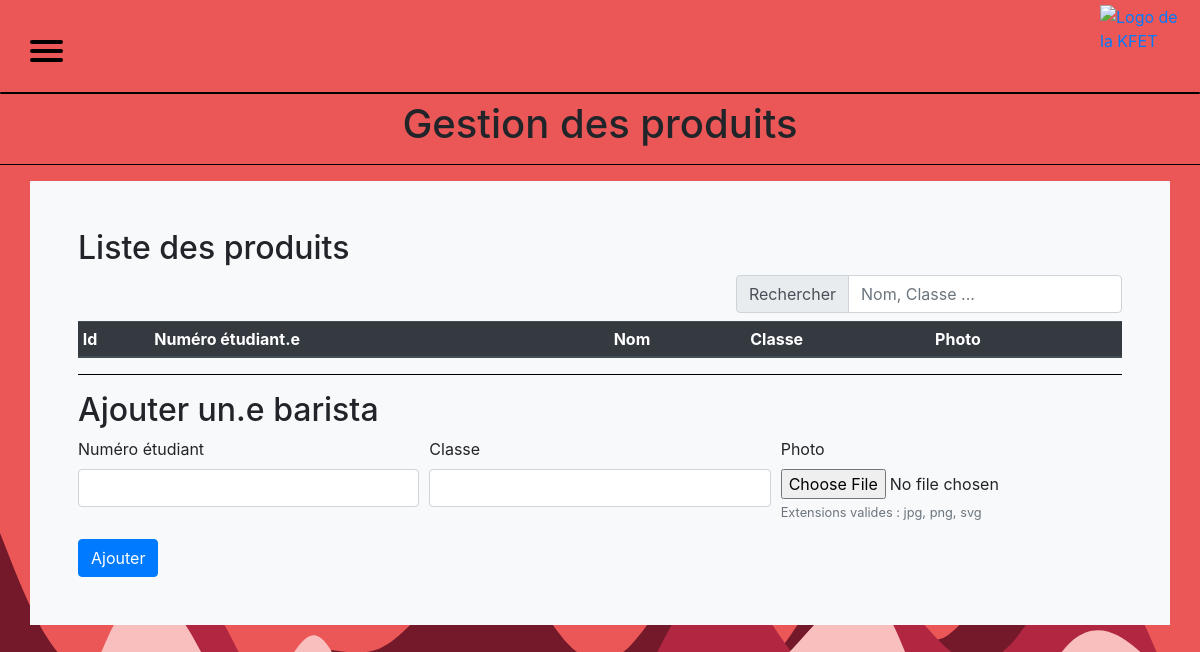
/administrate_baristas.php, run on an earlier commit of the app's database.
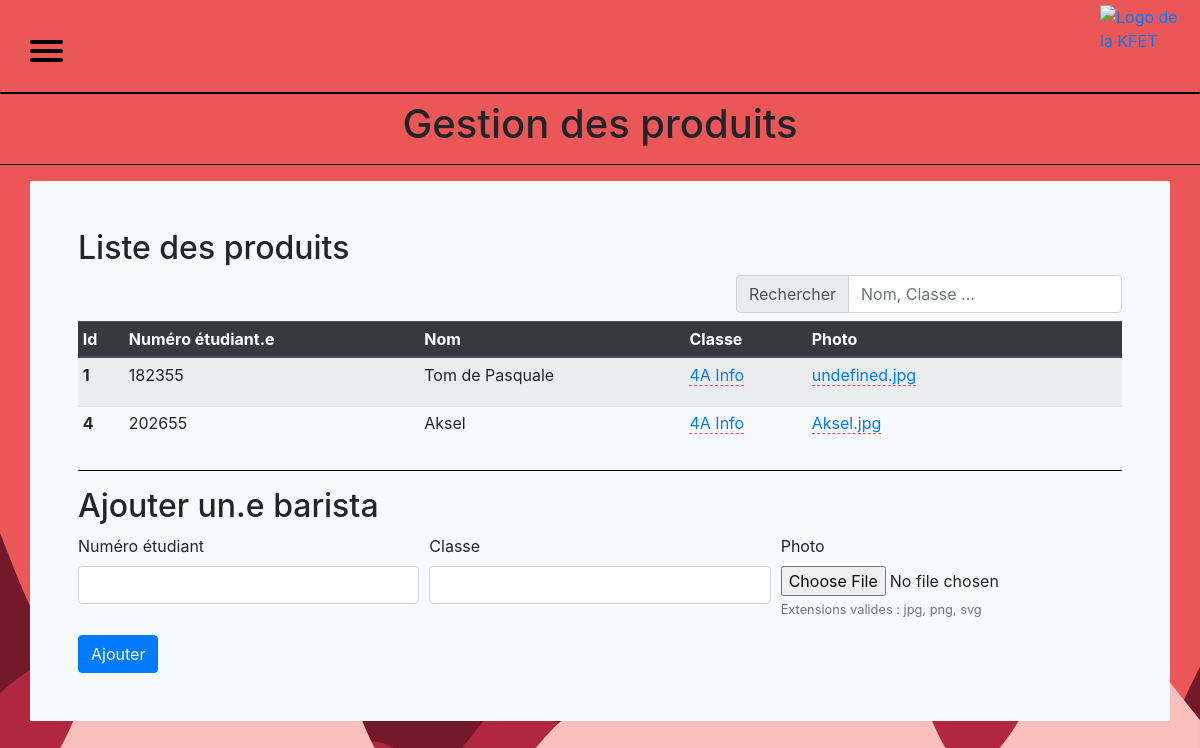
And on a later commit of the database.
### tables this page shows
CREATE TABLE IF NOT EXISTS `baristas` (
  `id` int(11) NOT NULL AUTO_INCREMENT,
  `user_id` int(11) NOT NULL,
  `class` char(255) NOT NULL DEFAULT '',
  `photo` char(255) NOT NULL DEFAULT 'undefined.jpg',
  PRIMARY KEY (`id`)
);

CREATE TABLE IF NOT EXISTS `users` (
  `id` int(11) NOT NULL AUTO_INCREMENT,
  `student_number` mediumint(9) NOT NULL,
  `password` varchar(255) NOT NULL DEFAULT '',
  `username` varchar(255) NOT NULL,
  `bdlc_member` tinyint(1) NOT NULL DEFAULT '0' COMMENT 'Boolean',
  `auth_level` tinyint(4) NOT NULL DEFAULT '0' COMMENT '[0 = basic user | 1 = barista | 2 = admin]',
  `credit` decimal(10,2) NOT NULL DEFAULT '0.00',
  `activated` tinyint(1) NOT NULL DEFAULT '0' COMMENT 'Boolean',
  PRIMARY KEY (`id`)
);

### administrate_baristas.php (the view, shortened to what this page needs)
<!DOCTYPE html>
<html>
<head>
    <?php include('templates/head.php') ?>
    <?php include('templates/administrate_includes.php') ?>
    <link rel="stylesheet" type="text/css" href="css/administrate.css"/>
</head>
<body>
    <?php include('templates/nav.php') ?>
    <main>
        <h1 class="text-center">Gestion des produits</h1>
        <hr>
        <div class="container bg-light p-5">
            <div>
                <h2>Liste des produits</h2>
                <form class="float-right mb-2">
                    <div class="input-group">
                        <div class="input-group-prepend">
                            <label class="input-group-text" for="i-search">Rechercher</label>
                        </div>
                        <input id="i-search" class="form-control filter" data-tablefilter="#table" type="search" placeholder="Nom, Classe ...">
                    </div>
                </form>
                <table id="table" class="table table-hover table-sm sortable-table table-striped bg-light administrate-table">
                    <thead class="thead-dark">
                        <tr>
                            <th scope="col">Id</th>
                            <th scope="col">Numéro étudiant.e</th>
                            <th scope="col" class="sortable">Nom</th>
                            <th scope="col" class="sortable">Classe</th>
                            <th scope="col">Photo</th>
                            <th></th>
                        </tr>
                    </thead>
                    <tbody>
<?php
    $mysqli = connectToDatabase();
    $req = 'SELECT b.id, b.class, b.photo, u.username, u.student_number FROM baristas b INNER JOIN users u ON b.user_id = u.id';
    if($result = $mysqli->query($req)) {
        while($barista = $result->fetch_assoc()) {
?>
                        <tr>
                            <th scope="row"><?php echo htmlspecialchars($barista['id']); ?></th>
                            <td><?php echo htmlspecialchars($barista['student_number']); ?></td>
                            <td><?php echo htmlspecialchars($barista['username']); ?></td>
                            <td>
                                <a href="#" class="barista-class" data-pk="<?php echo htmlspecialchars($barista['id']); ?>">
                                    <?php echo htmlspecialchars($barista['class']); ?>
                                </a>
                            </td>
                            <td>
                                <a href="#" class="barista-photo" data-pk="<?php echo htmlspecialchars($barista['id']); ?>">
                                    <?php echo htmlspecialchars($barista['photo']); ?>
                                </a>
                            </td>
                            <td>
                            </td>
                        </tr>
<?php
        }
    }
?>
                    </tbody>
                </table>
            </div>
            <hr>
            <div class="bg-light">
                <h2>Ajouter un.e barista</h2>
                <form id="add-barista-form" autocomplete="off" enctype="multipart/form-data" method="post" action="lib/admin/barista_add.php">
                    <div class="form-row">
                        <div class="form-group col">
                            <label for="i-barista-sutdent-number">Numéro étudiant</label>
                            <input class="form-control" type="number" id="i-barista-sutdent-number" list="student_numbers" name="student_number" required>
                        </div>
                        <div class="form-group col">
                            <label for="i-barista-class">Classe</label>
                            <input class="form-control" type="text" id="i-barista-class" name="class" required>
                        </div>
                        <div class="form-group col">
                            <label class="" for="i-product-image">Photo</label>
                            <input class="form-control-file" type="file" id="i-barista-photo" name="photo" required>
                            <small class="form-text text-muted">Extensions valides : jpg, png, svg</small>
                        </div>
                    </div>
                    <button id="add-product-submit" type="submit" class="btn btn-primary" name="submit">Ajouter</button>
                </form>
            </div>
        </div>
    </main>
</body>
</html>

What changed in the data, as far as the page shows it:
added baristas: id "1", user.student_number "182355", user.username "Tom de Pasquale", class "4A Info", photo "undefined.jpg"
added baristas: id "4", user.student_number "202655", user.username "Aksel", class "4A Info", photo "Aksel.jpg"
